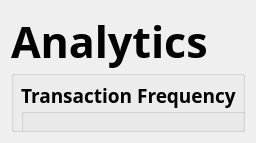
          <widget class="QWidget" name="pageAnalytics_teller">
           <layout class="QGridLayout" name="gridLayout_26">
            <item row="0" column="0">
             <widget class="QGroupBox" name="groupBox_27">
              <property name="minimumSize">
               <size>
                <width>0</width>
                <height>0</height>
               </size>
              </property>
              <property name="font">
               <font>
                <family>Segoe UI Black</family>
                <pointsize>32</pointsize>
                <weight>75</weight>
                <bold>true</bold>
               </font>
              </property>
              <property name="title">
               <string>Analytics</string>
              </property>
              <widget class="QGroupBox" name="groupBox_28">
               <property name="geometry">
                <rect>
                 <x>10</x>
                 <y>70</y>
                 <width>501</width>
                 <height>281</height>
                </rect>
               </property>
               <property name="font">
                <font>
                 <family>Segoe UI Semibold</family>
                 <pointsize>14</pointsize>
                 <weight>75</weight>
                 <bold>true</bold>
                </font>
               </property>
               <property name="title">
                <string>Transaction Frequency</string>
               </property>
               <layout class="QGridLayout" name="gridLayout_17">
                <property name="topMargin">
                 <number>40</number>
                </property>
                <item row="1" column="0">
                 <widget class="QGraphicsView" name="transaction_frequency_teller"/>
                </item>
               </layout>
              </widget>
              <widget class="QGroupBox" name="groupBox_29">
               <property name="geometry">
                <rect>
                 <x>1040</x>
                 <y>70</y>
                 <width>161</width>
                 <height>591</height>
                </rect>
               </property>
               <property name="title">
                <string/>
               </property>
               <layout class="QVBoxLayout" name="verticalLayout_9">
                <item>
                 <widget class="QPushButton" name="exportToPDFButton_teller">
                  <property name="sizePolicy">
                   <sizepolicy hsizetype="Fixed" vsizetype="Fixed">
                    <horstretch>0</horstretch>
                    <verstretch>0</verstretch>
                   </sizepolicy>
                  </property>
                  <property name="font">
                   <font>
                    <family>Segoe UI Semibold</family>
                    <pointsize>16</pointsize>
                   </font>
                  </property>
                  <property name="text">
                   <string>Export to PDF</string>
                  </property>
                 </widget>
                </item>
                <item>
                 <spacer name="verticalSpacer_10">
                  <property name="orientation">
                   <enum>Qt::Vertical</enum>
                  </property>
                  <property name="sizeHint" stdset="0">
                   <size>
                    <width>20</width>
                    <height>40</height>
                   </size>
                  </property>
                 </spacer>
                </item>
               </layout>
              </widget>
              <widget class="QGroupBox" name="groupBox_46">
               <property name="geometry">
                <rect>
                 <x>540</x>
                 <y>70</y>
                 <width>501</width>
                 <height>281</height>
                </rect>
               </property>
               <property name="font">
                <font>
                 <family>Segoe UI Semibold</family>
                 <pointsize>14</pointsize>
                 <weight>75</weight>
                 <bold>true</bold>
                </font>
               </property>
               <property name="title">
                <string>Deposit and Withdrawal Frequency</string>
               </property>
               <layout class="QGridLayout" name="gridLayout_43">
                <property name="topMargin">
                 <number>40</number>
                </property>
                <item row="1" column="0">
                 <widget class="QGraphicsView" name="deposit_and_withdrawal_frequency_teller"/>
                </item>
               </layout>
              </widget>
              <widget class="QGroupBox" name="groupBox_50">
               <property name="geometry">
                <rect>
                 <x>10</x>
                 <y>370</y>
                 <width>1031</width>
                 <height>281</height>
                </rect>
               </property>
               <property name="font">
                <font>
                 <family>Segoe UI Semibold</family>
                 <pointsize>14</pointsize>
                 <weight>75</weight>
                 <bold>true</bold>
                </font>
               </property>
               <property name="title">
                <string>Total Amount of Deposits and Withdrawals</string>
               </property>
               <layout class="QGridLayout" name="gridLayout_44">
                <property name="topMargin">
                 <number>40</number>
                </property>
                <item row="1" column="0">
                 <widget class="QGraphicsView" name="total_amount_teller"/>
                </item>
               </layout>
              </widget>
             </widget>
            </item>
           </layout>
          </widget>
